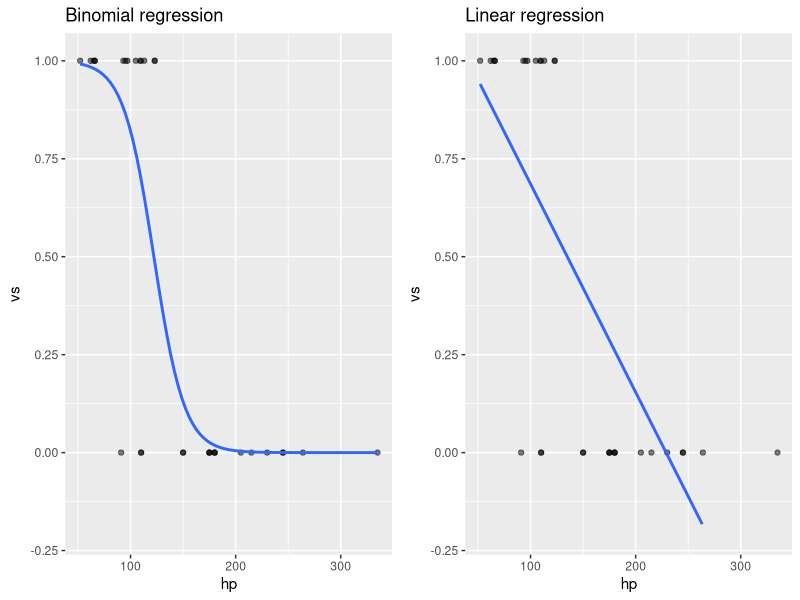
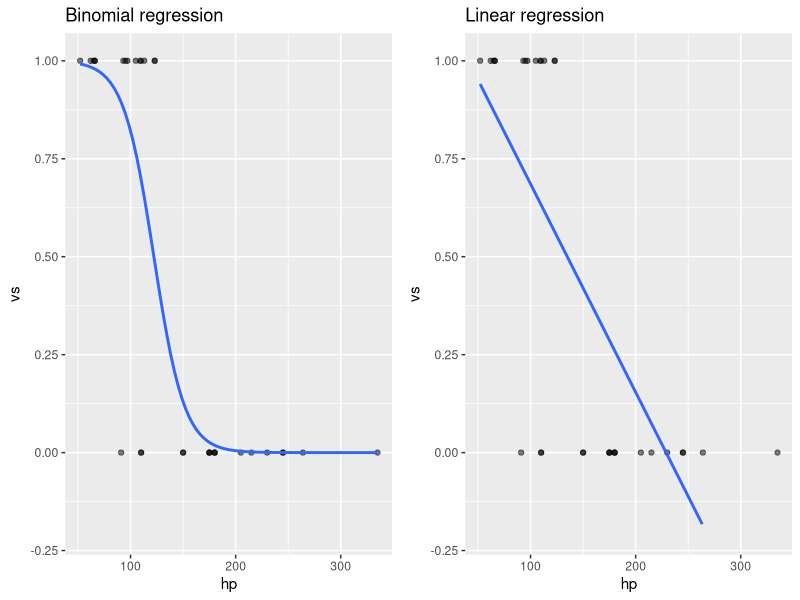

Write the R code that produced these figures, in order.
data(mtcars)
library(ggplot2)
library(cowplot)
p1 <- ggplot(mtcars, aes(x=hp, y=vs)) + 
  geom_point(alpha=.5) + ggtitle("Binomial regression") +
  stat_smooth(method="glm", se=F, method.args = list(family=binomial)) +
  ylim(c(-0.2,1.01))
p2 <- ggplot(mtcars, aes(x=hp, y=vs)) + 
  geom_point(alpha=.5) +
  stat_smooth(method="lm", se=F) + ggtitle("Linear regression") +
  ylim(c(-0.2,1.01))

plot_grid(p1, p2, ncol = 2, align = "v", axis = "tb")
ggsave("../figures/linear-vs-logistic-example.pdf")
